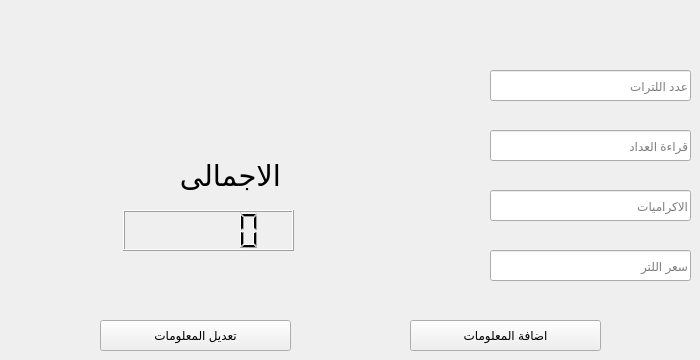
    <widget class="QWidget" name="tab_8">
     <attribute name="title">
      <string>الوقود</string>
     </attribute>
     <widget class="QLineEdit" name="lineEdit_26">
      <property name="geometry">
       <rect>
        <x>490</x>
        <y>190</y>
        <width>201</width>
        <height>31</height>
       </rect>
      </property>
      <property name="text">
       <string/>
      </property>
      <property name="placeholderText">
       <string>الاكراميات</string>
      </property>
     </widget>
     <widget class="QLineEdit" name="lineEdit_27">
      <property name="geometry">
       <rect>
        <x>490</x>
        <y>250</y>
        <width>201</width>
        <height>31</height>
       </rect>
      </property>
      <property name="text">
       <string/>
      </property>
      <property name="placeholderText">
       <string>سعر اللتر</string>
      </property>
     </widget>
     <widget class="QLineEdit" name="lineEdit_29">
      <property name="geometry">
       <rect>
        <x>490</x>
        <y>130</y>
        <width>201</width>
        <height>31</height>
       </rect>
      </property>
      <property name="text">
       <string/>
      </property>
      <property name="placeholderText">
       <string>قراءة العداد</string>
      </property>
     </widget>
     <widget class="QLineEdit" name="lineEdit_30">
      <property name="geometry">
       <rect>
        <x>490</x>
        <y>70</y>
        <width>201</width>
        <height>31</height>
       </rect>
      </property>
      <property name="text">
       <string/>
      </property>
      <property name="placeholderText">
       <string>عدد اللترات</string>
      </property>
     </widget>
     <widget class="QLabel" name="label">
      <property name="geometry">
       <rect>
        <x>90</x>
        <y>160</y>
        <width>191</width>
        <height>31</height>
       </rect>
      </property>
      <property name="font">
       <font>
        <pointsize>22</pointsize>
       </font>
      </property>
      <property name="text">
       <string>الاجمالي</string>
      </property>
     </widget>
     <widget class="QLCDNumber" name="lcdNumber">
      <property name="geometry">
       <rect>
        <x>123</x>
        <y>210</y>
        <width>171</width>
        <height>41</height>
       </rect>
      </property>
      <property name="font">
       <font>
        <pointsize>9</pointsize>
       </font>
      </property>
     </widget>
     <widget class="QPushButton" name="btna_fule_info">
      <property name="geometry">
       <rect>
        <x>410</x>
        <y>320</y>
        <width>191</width>
        <height>31</height>
       </rect>
      </property>
      <property name="text">
       <string>اضافة المعلومات</string>
      </property>
     </widget>
     <widget class="QPushButton" name="btnu_fule_info">
      <property name="geometry">
       <rect>
        <x>100</x>
        <y>320</y>
        <width>191</width>
        <height>31</height>
       </rect>
      </property>
      <property name="text">
       <string>تعديل المعلومات</string>
      </property>
     </widget>
    </widget>
